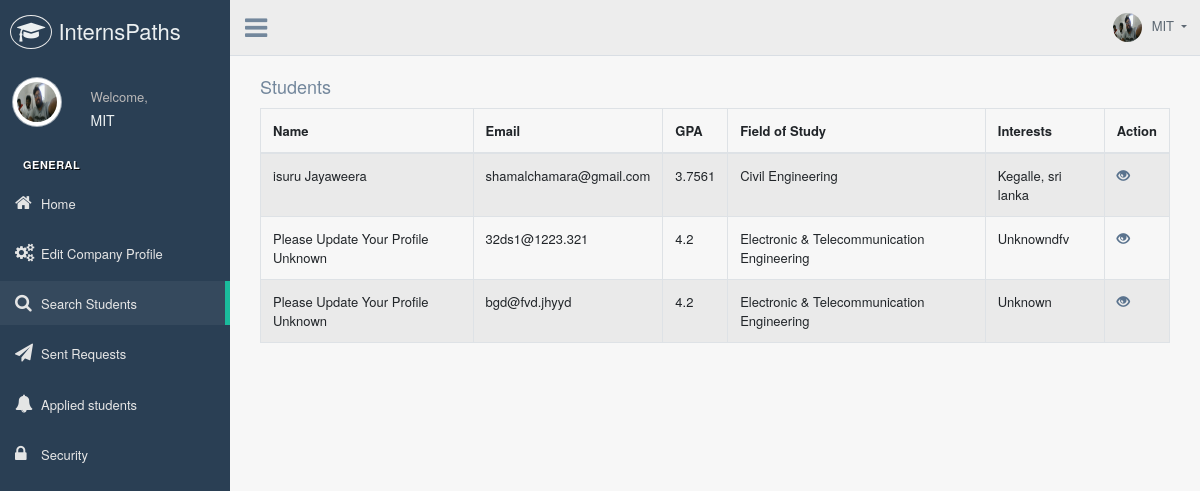
The app's page /company/searchStudents.php (signed in) with its own data.
### tables this page shows
CREATE TABLE IF NOT EXISTS `company` (
  `comnum` int(20) NOT NULL AUTO_INCREMENT,
  `id` int(11) NOT NULL,
  `username` varchar(100) NOT NULL,
  `email` varchar(200) NOT NULL,
  `name` varchar(100) NOT NULL DEFAULT 'Unknown',
  `profileurl` varchar(500) NOT NULL DEFAULT '../images/avatar-01.jpg',
  `mobile` varchar(20) NOT NULL DEFAULT 'Unknown',
  `address` varchar(500) NOT NULL DEFAULT 'Unknown',
  `description` varchar(3000) NOT NULL DEFAULT 'no description',
  `location` varchar(1000) DEFAULT NULL,
  `facebook` varchar(1000) DEFAULT NULL,
  `linkedin` varchar(1000) DEFAULT NULL,
  `twitter` varchar(1000) DEFAULT NULL,
  `fields` varchar(1000) NOT NULL DEFAULT '',
  `mission` varchar(5000) DEFAULT NULL,
  `vision` varchar(5000) DEFAULT NULL,
  `requests` varchar(1000) NOT NULL DEFAULT '',
  `applied` varchar(1000) NOT NULL DEFAULT '',
  `accepted` varchar(1000) NOT NULL DEFAULT '',
  PRIMARY KEY (`comnum`),
  UNIQUE KEY `id` (`id`)
);

CREATE TABLE IF NOT EXISTS `student` (
  `id` int(11) NOT NULL,
  `username` varchar(200) NOT NULL,
  `email` varchar(200) NOT NULL,
  `mobile` varchar(20) NOT NULL DEFAULT '0123456789',
  `name` varchar(200) NOT NULL DEFAULT 'Please Update Your Profile',
  `lastname` varchar(100) NOT NULL DEFAULT 'Unknown',
  `profileurl` varchar(500) NOT NULL DEFAULT '../images/avatar-01.jpg',
  `address` varchar(500) NOT NULL DEFAULT 'Unknown',
  `gender` varchar(6) NOT NULL DEFAULT 'Male',
  `linkedin` varchar(500) NOT NULL DEFAULT '#',
  `gpa` float NOT NULL DEFAULT 4.2,
  `personalweb` varchar(500) NOT NULL DEFAULT '#',
  `cvurl` varchar(500) NOT NULL DEFAULT '#',
  `descrip` varchar(2000) NOT NULL DEFAULT 'No Description',
  `whatdo` varchar(1000) DEFAULT NULL,
  `interest` varchar(1000) DEFAULT NULL,
  `field` varchar(100) NOT NULL DEFAULT 'Electronic & Telecommunication Engineering',
  `dateofbirth` varchar(10) NOT NULL DEFAULT '',
  `requests` varchar(1000) NOT NULL DEFAULT '',
  `applied` varchar(1000) NOT NULL DEFAULT '',
  `accepted` varchar(1000) NOT NULL DEFAULT '',
  PRIMARY KEY (`id`)
);

### company/searchStudents.php (the view, shortened to what this page needs)
<?php
require_once "../php/config.php" ;
$name = $email = $mnumber =$error= "";
$sql = "SELECT * FROM company WHERE id = ?";
if($stmt = mysqli_prepare($link, $sql)){
    mysqli_stmt_bind_param($stmt, "i", $param_id);
    if(mysqli_stmt_execute($stmt)){
        $result = mysqli_stmt_get_result($stmt);
        if(mysqli_num_rows($result) == 1){
                $row = mysqli_fetch_array($result, MYSQLI_ASSOC);
                $name=$row["name"];
                $profileurl=$row["profileurl"];
            } else{
                exit();
            }
        } else{
            header("location: error.php?id=$id & return=editcompany.php & error=Please Try Again ");
        }
    } else{
        header("location: error.php?id=$id & return=editcompany.php & error=Please Try Again ");
        exit();
    }
    ?>
    <!DOCTYPE html>
    <html lang="en">
    <head>
      <link href="../vendors/bootstrap/dist/css/bootstrap.min.css" rel="stylesheet">
      <link href="../vendors/font-awesome/css/font-awesome.min.css" rel="stylesheet">
      <link href="../vendors/nprogress/nprogress.css" rel="stylesheet">
      <link href="../vendors/iCheck/skins/flat/green.css" rel="stylesheet">
      <link href="../vendors/bootstrap-progressbar/css/bootstrap-progressbar-3.3.4.min.css" rel="stylesheet">
      <link href="../vendors/jqvmap/dist/jqvmap.min.css" rel="stylesheet"/>
      <link href="../vendors/bootstrap-daterangepicker/daterangepicker.css" rel="stylesheet">
      <link href="../vendors/datatables.net-fixedheader-bs/css/fixedHeader.bootstrap.min.css" rel="stylesheet">
      <link href="../build/css/custom.min.css" rel="stylesheet">
      <link href="../vendors/bootstrap/dist/css/bootstrap.min.css" rel="stylesheet">
      <link href="../vendors/font-awesome/css/font-awesome.min.css" rel="stylesheet">
      <link href="../vendors/nprogress/nprogress.css" rel="stylesheet">
      <link href="../vendors/iCheck/skins/flat/green.css" rel="stylesheet">
      <link href="../vendors/datatables.net-bs/css/dataTables.bootstrap.min.css" rel="stylesheet">
      <link href="../vendors/datatables.net-buttons-bs/css/buttons.bootstrap.min.css" rel="stylesheet">
      <link href="../vendors/datatables.net-fixedheader-bs/css/fixedHeader.bootstrap.min.css" rel="stylesheet">
      <link href="../vendors/datatables.net-responsive-bs/css/responsive.bootstrap.min.css" rel="stylesheet">
      <link href="../vendors/datatables.net-scroller-bs/css/scroller.bootstrap.min.css" rel="stylesheet">
      <link href="../build/css/custom.min.css" rel="stylesheet">
  </head>
  <body class="nav-md">
    <div class="container body" style="height:1200px;">
        <div class="main_container">
          <div class="col-md-3 left_col" style="height:1200px;">
            <div class="left_col scroll-view">
              <div class="navbar nav_title" style="border: 0;">
                <a href="../index.php" class="site_title"><i class="fa fa-mortar-board"></i> <span>InternsPaths</span></a>
            </div>
            <div class="profile clearfix">
                <div class="profile_pic">
                  <img src="<?php echo $profileurl ?>" alt="..." class="img-circle profile_img" style="width:50px; height: 50px ">
              </div>
              <div class="profile_info">
                  <span>Welcome,</span>
                  <a href="../index.php?id=<?php echo $_SESSION["id"]?>"><h2><?php echo $name?></h2></a>
              </div>
          </div>
          <br />
          <div id="sidebar-menu" class="main_menu_side hidden-print main_menu">
            <div class="menu_section">
              <h3>General</h3>
              <ul class="nav side-menu">
                    <li><a href="index.php"><i class="fa fa-home"></i>Home</a></li>
                    <li ><a href="editmyprofile.php?id=<?php echo $_SESSION["id"]?>"><i class="fa fa-cogs"></i>Edit Company Profile</a></li>
                    <li><a href="searchStudents.php"><i class="fa fa-search"></i>Search Students</a></li>
                    <li ><a href="viewrequests.php"><i class="fa fa-send"></i>Sent Requests</a></li>
                    <li><a href="receivedRequests.php"><i class="fa fa-bell"></i>Applied students</a></li>
                    <li><a href="security.php"><i class="fa fa-lock"></i>Security</a></li>
                </ul>
            </div>
        </div>
    </div>
</div>
<div class="top_nav">
    <div class="nav_menu">
      <div class="nav toggle">
        <a id="menu_toggle"><i class="fa fa-bars"></i></a>
    </div>
    <nav class="nav navbar-nav">
        <ul class=" navbar-right">
          <li class="nav-item dropdown open" style="padding-left: 15px;">
            <a href="javascript:;" class="user-profile dropdown-toggle" aria-haspopup="true" id="navbarDropdown" data-toggle="dropdown" aria-expanded="false">
              <img src="<?php echo $profileurl ?>" alt=""><?php echo $name ?>
          </a>
      </li>
  </ul>
</nav>
</div>
</div>
<div class="right_col" role="main">
  <div class="col-md-12 col-sm-12" style="display: inline-block;" >
    <div class="page-header clearfix">
        <h2 class="pull-left">Students</h2>
    </div>
    <?php
    require_once "../php/config.php";
    $sql = "SELECT * FROM student";
    if($result = mysqli_query($link, $sql)){
        if(mysqli_num_rows($result) > 0){
            echo "<table id='datatable' class='table table-bordered table-striped'>";
                  echo "<thead>";
                  echo "<tr>";
                  echo "<th>Name</th>";
                  echo "<th>Email</th>";
                  echo "<th>GPA</th>";
                  echo "<th>Field of Study</th>";
                  echo "<th>Interests</th>";
                  echo "<th>Action</th>";
                  echo "</tr>";
                  echo "</thead>";
                  echo "<tbody>";
            while($row = mysqli_fetch_array($result)){
                echo "<tr>";
                echo "<td>" . $row['name']." " .$row["lastname"]. "</td>";
                echo "<td>" . $row['email'] . "</td>";
                echo "<td>" . $row['gpa'] . "</td>";
                echo "<td>" . $row['field'] . "</td>";
                echo "<td>" . $row['address'] . "</td>";
                echo "<td>";
                echo "<a href='searchview.php?id=". $row['id'] ."' title='View Record' data-toggle='tooltip'><span class='glyphicon glyphicon-eye-open'></span> &nbsp;&nbsp; </a>";
                echo "</td>";
                echo "</tr>";
            }
            echo "</tbody>";
            echo "</table>";
        } else{
            echo "<p class='lead'><em>No records were found.</em></p>";
        }
    } else{
        echo "ERROR: Could not able to execute $sql. " . mysqli_error($link);
    }
    ?>
</div>
</div>
</div>
</div>
</body>
</html>

### records on screen
company: profileurl (picture), name "MIT"
student: name "isuru", lastname "Jayaweera", email "shamalchamara@gmail.com", gpa "3.7561", field "Civil Engineering", address "Kegalle, sri lanka"
student: name "Please Update Your Profile", lastname "Unknown", email "32ds1@1223.321", gpa "4.2", field "Electronic & Telecommunication Engineering", address "Unknowndfv"
student: name "Please Update Your Profile", lastname "Unknown", email "bgd@fvd.jhyyd", gpa "4.2", field "Electronic & Telecommunication Engineering", address "Unknown"
